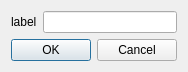
<?xml version="1.0" encoding="UTF-8"?>
<ui version="4.0">
 <class>RenameDialog</class>
 <widget class="QDialog" name="RenameDialog">
  <property name="geometry">
   <rect>
    <x>0</x>
    <y>0</y>
    <width>253</width>
    <height>110</height>
   </rect>
  </property>
  <property name="sizePolicy">
   <sizepolicy hsizetype="Preferred" vsizetype="Fixed">
    <horstretch>0</horstretch>
    <verstretch>0</verstretch>
   </sizepolicy>
  </property>
  <layout class="QFormLayout" name="formLayout">
   <property name="sizeConstraint">
    <enum>QLayout::SetFixedSize</enum>
   </property>
   <item row="0" column="0">
    <widget class="QLabel" name="label">
     <property name="text">
      <string>label</string>
     </property>
    </widget>
   </item>
   <item row="0" column="1">
    <widget class="QLineEdit" name="lineEdit"/>
   </item>
   <item row="1" column="0" colspan="2">
    <widget class="QDialogButtonBox" name="buttonBox">
     <property name="orientation">
      <enum>Qt::Horizontal</enum>
     </property>
     <property name="standardButtons">
      <set>QDialogButtonBox::Cancel|QDialogButtonBox::Ok</set>
     </property>
    </widget>
   </item>
  </layout>
 </widget>
 <resources/>
 <connections>
  <connection>
   <sender>buttonBox</sender>
   <signal>accepted()</signal>
   <receiver>RenameDialog</receiver>
   <slot>accept()</slot>
   <hints>
    <hint type="sourcelabel">
     <x>248</x>
     <y>254</y>
    </hint>
    <hint type="destinationlabel">
     <x>157</x>
     <y>274</y>
    </hint>
   </hints>
  </connection>
  <connection>
   <sender>buttonBox</sender>
   <signal>rejected()</signal>
   <receiver>RenameDialog</receiver>
   <slot>reject()</slot>
   <hints>
    <hint type="sourcelabel">
     <x>316</x>
     <y>260</y>
    </hint>
    <hint type="destinationlabel">
     <x>286</x>
     <y>274</y>
    </hint>
   </hints>
  </connection>
  <connection>
   <sender>lineEdit</sender>
   <signal>textChanged(QString)</signal>
   <receiver>RenameDialog</receiver>
   <slot>slotTextChanged()</slot>
   <hints>
    <hint type="sourcelabel">
     <x>162</x>
     <y>28</y>
    </hint>
    <hint type="destinationlabel">
     <x>126</x>
     <y>54</y>
    </hint>
   </hints>
  </connection>
 </connections>
 <slots>
  <slot>slotTextChanged()</slot>
 </slots>
</ui>
